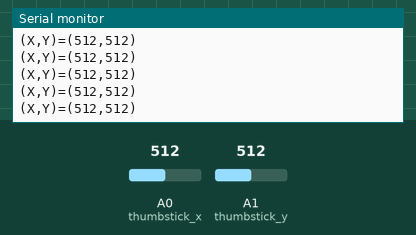
Bench run of a sketch on a simulated Arduino Uno, built with avr-gcc and run on an emulated ATmega328P. On the bench: the last lines printed to the serial monitor. The test bench sets the inputs (shaded band); at power-on: A0 (thumbstick_x) = 512, A1 (thumbstick_y) = 512. No radio packets arrive unless stated.

Above: at 1.2 s.
1.3 s: A0 (thumbstick_x) set to 111
At 1.9 s:
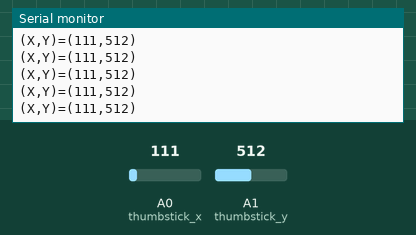
2.8 s: A0 (thumbstick_x) set to 89
At 3.4 s:
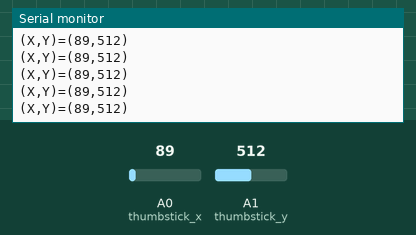
5.8 s: A1 (thumbstick_y) set to 990
At 6.8 s:
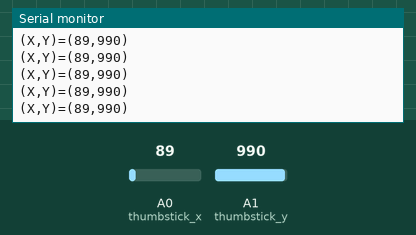
8.8 s: A1 (thumbstick_y) set to 1015
At 9.3 s:
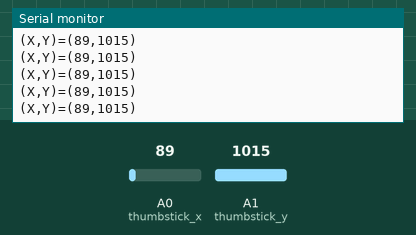
Timing chart, 0 to 11.8 s (numbered marks = the images above; inputs shaded):
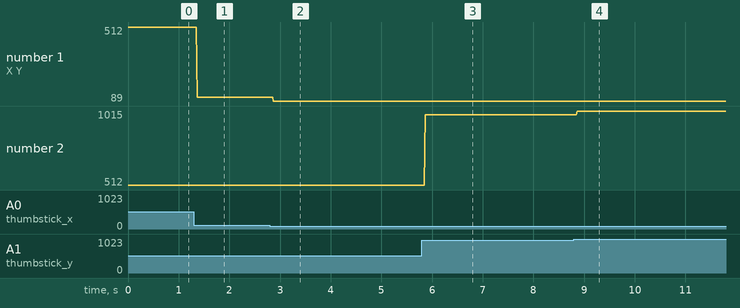

The sketch:

complete_remote.ino
```cpp
//Include Libraries
#include <SPI.h>
#include <nRF24L01.h>
#include <RF24.h>

#define BAUDRATE 9600
#define CE 9
#define CSN 8

// Pinout for two thumbsticks
#define thumbstick_x A0
#define thumbstick_y A1

// Create an RF24 object
RF24 radio(CE, CSN);

// Unique address through which two modules communicate.
const byte address[6] = "00001";

int raw_analog_reading_x, raw_analog_reading_y;

void setup() {

  Serial.begin(BAUDRATE);

  radio.begin();

  //set the address
  radio.openWritingPipe(address);

  //Set module as transmitter
  radio.stopListening();

}

// Sends the x and y inputs to the car
void send_joystick_inputs() {

  const int inputs[2] = {raw_analog_reading_x, raw_analog_reading_y};

  radio.write(&inputs, sizeof(inputs));

  delay(10);

}

void loop() {

  Serial.print("(X,Y)=");

  Serial.print("(");

  // Read + print thumbstick X
  raw_analog_reading_x = analogRead(thumbstick_x);
  Serial.print(raw_analog_reading_x);

  Serial.print(",");

  // Read + print thumbstick Y
  raw_analog_reading_y = analogRead(thumbstick_y);
  Serial.print(raw_analog_reading_y);

  Serial.println(")");

  send_joystick_inputs();

}
```

Measured:
- after the input at 1.3 s, the serial monitor: prints a new line after 0.07 s (image 1)
- after the input at 2.8 s, the serial monitor: prints a new line after 0.07 s (image 2)
- after the input at 5.8 s, the serial monitor: prints a new line after 0.06 s (image 3)
- after the input at 8.8 s, the serial monitor: prints a new line after 0.06 s (image 4)
- plotted number 1: 512 → 111 after the input at 1.3 s, 111 → 89 after the input at 2.8 s
- plotted number 2: 512 → 990 after the input at 5.8 s, 990 → 1015 after the input at 8.8 s
